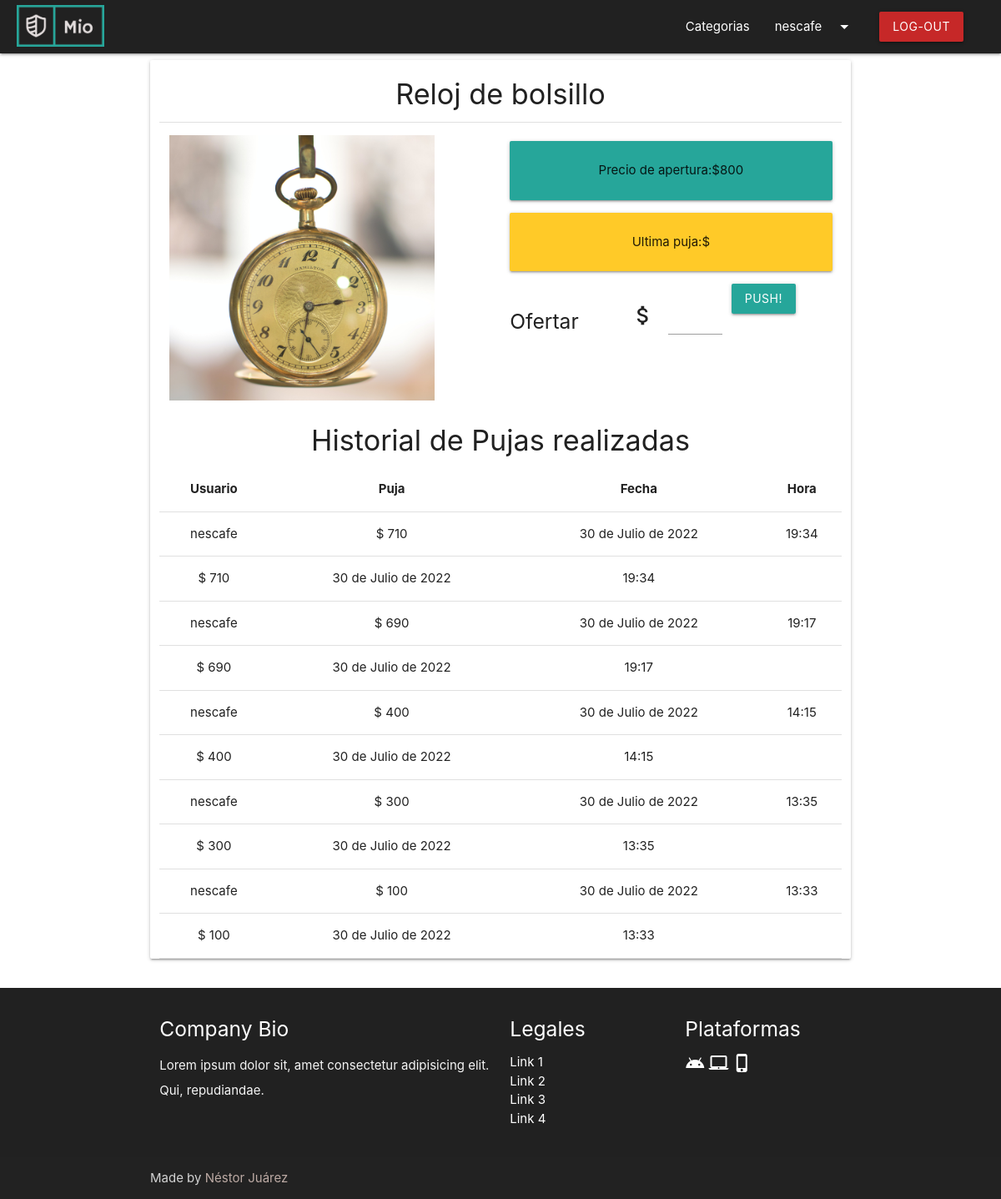
Page /subasta/8/ (signed in) on the committed database.
### subasta_app/models.py (models this page shows, shortened)
class Articulo(models.Model):
    user = models.ForeignKey(User, on_delete=models.CASCADE)
    categoria = models.ForeignKey(Categoria, on_delete=models.CASCADE)
    nombre =models.CharField( max_length=80, null=False, blank=False)
    slug = AutoSlugField(max_length=80, unique=True, populate_from="nombre")
    descripcion = models.CharField(max_length=240, null=False, blank=False)
    precio_minimo = models.IntegerField(null=True, blank=True)
    imagen =  models.ImageField(upload_to='articulos_images', null=True)

class Puja(models.Model):
    user = models.ForeignKey(User, on_delete=models.CASCADE)
    articulo = models.ForeignKey(Articulo, on_delete=models.CASCADE)
    precio = models.IntegerField(null=False, blank=False)
    fecha = models.DateField(auto_now=False)
    hora = models.TimeField(auto_now=True)

### subasta_app/views.py (the view, shortened to what this page needs)
# urls.py: path("subasta/<int:articulo_id>/", views.subasta_articulo),
@login_required()
def subasta_articulo(request,articulo_id):
    articulo_subasta = Subasta.objects.filter(articulo_id = articulo_id)
    articulo = Articulo.objects.filter(id=articulo_id)
    puja = Puja.objects.filter(articulo_id= articulo_id).order_by('-fecha','-hora').values()
    usuario = User.objects.all()
    return render(request,"./subastas_app/subasta_articulo.html",
    {
        'articulo_subasta' : articulo_subasta,
        'articulo' : articulo,
        'puja': puja,
        'usuarios': usuario,
    })

### subasta_app/templates/subastas_app/subasta_articulo.html (shortened to what this page needs)
{% extends 'subastas_app/index.html' %}
    {% block content %}
    <div class="container">
        <div class="row">
            <div class="card-panel col s12 l12">
                <div class="card-tittle center">
                    {% for item  in articulo %}
                    <h4>{{ item.nombre }}</h4>
                    {% endfor %}
                </div>
                <div class="divider"></div>
                <div class="section">
                    <div class="col s11 l5">
                        {% for item in articulo %}
                        <img class="responsive-img" height="350px" src="{{ item.imagen.url }}">
                        {% endfor %}
                    </div>
                    <div class="card-content col s12 l6 right">
                        <div class=" s10 ">
                            {% for item  in articulo %}
                            <div class="card-panel  center-align teal lighten-1 "> Precio de
                                apertura:${{item.precio_minimo }}
                            </div>
                            {% endfor %}
                            <div class="card-panel center-align amber lighten-1"> Ultima puja:${{ ultima_puja.precio }}
                            </div>
                        </div>
                        <div class="row valign-wrapper">
                            <div class="col l6">
                                <h5>Ofertar </h5>
                            </div>
                            <form action="" method="post">
                                <div class="input-field col l6">
                                    <i class=" tiny material-icons prefix ">attach_money</i>
                                    <input type="text" class="validate" id="puja" name="valor_puja" value="">
                                </div>
                                <button onclick="M.toast({html:  puja.value, classes: 'rounded'})" class="btn"
                                    type="submit">Push!</button>
                            </form>
                        </div>
                    </div>
                </div>
                <div class="section">
                    </div>
                    <h4 class=" col l12 center">Historial de Pujas realizadas</h4>
                    <table class="responsive-table centered">
                        <thead>
                            <tr>
                                <th>Usuario</th>
                                <th>Puja </th>
                                <th>Fecha</th>
                                <th>Hora</th>
                            </tr>
                        </thead>
                        <tbody>
                            {% for puja_info in  puja%}
                            {% for  usuario in usuarios %}
                            <tr>
                                {% if usuario.id == puja_info.user_id %}
                                <td>{{  usuario.username }}</td>
                                {% endif %}
                                <td>$ {{ puja_info.precio }}</td>
                                <td> {{ puja_info.fecha }}</td>
                                <td> {{ puja_info.hora }}</td>
                            </tr>
                            {% endfor %}
                            {% endfor %}
                        </tbody>
                    </table>
                </div>
            </div>
        </div>
    {% endblock %}

### subasta_app/templates/subastas_app/index.html (shortened to what this page needs)
{% load static %}
<!DOCTYPE html>
<html lang="es">
<head>
  {% block css %}
  <link rel="stylesheet" href="https://cdnjs.cloudflare.com/ajax/libs/materialize/1.0.0/css/materialize.min.css">
  <link href="{% static '/subastas_app/css/style.css'%} " type="text/css" rel="stylesheet" media="screen,projection" />
  {% endblock %}
</head>
<body>
  {% block header %}
    <nav role="navigation container">
      <div class="nav-wrapper">
        <a id="logo-container" href="/" class="brand-logo">
          <img src="{% static '/subastas_app//images/logo_small.png' %} " alt="" class="logo">
        </a>
        <ul class="right hide-on-med-and-down">
          <li><a href="/categorias/">Categorias</a></li>
          {% if user.is_authenticated %}
          <li><a class="dropdown-trigger" href="#!" data-target="dropdown1">{{request.user}}<i
                class="material-icons right">arrow_drop_down</i></a></li>
          <li><a class="waves-effect waves-light btn  red darken-3" href="/logout/">Log-out</a></li>
          {% else %}
          <li><a href="/registro/">Registro</a></li>
          <li><a class="waves-effect waves-light btn" href="/login/">Login</a></li>
          {% endif %}
        </ul>
      </div>
    </nav>
    {% endblock %}
    {% block content %}{% endblock %}
    {% block footer %}
    <footer class="page-footer grey darken-4" id="footer">
      <div class="container">
        <div class="row">
          <div class="col l6 s12">
            <h5 class="white-text">Company Bio</h5>
            <p class="grey-text text-lighten-4">Lorem ipsum dolor sit, amet consectetur adipisicing elit. Qui,
              repudiandae.</p>
          </div>
          <div class="col l3 s12">
            <h5 class="white-text">Legales</h5>
            <ul>
              <li><a class="white-text" href="#!">Link 1</a></li>
              <li><a class="white-text" href="#!">Link 2</a></li>
              <li><a class="white-text" href="#!">Link 3</a></li>
              <li><a class="white-text" href="#!">Link 4</a></li>
            </ul>
          </div>
          <div class="col l3 s12">
            <h5 class="white-text">Plataformas</h5>
            <ul>
              <li>
                <a class="material-icons white-text" href="">android</a>
                <a class="material-icons white-text" href="">laptop_mac</a>
                <a class="material-icons white-text" href="">phone_iphone</a>
              </li>
            </ul>
          </div>
        </div>
      </div>
      <div class="footer-copyright">
        <div class="container">
          Made by <a class="brown-text text-lighten-3" href="http://nestorjuarezr.github.io" target="blank">Néstor
            Juárez</a>
        </div>
      </div>
    </footer>
    {% endblock %}
</body>
</html>

### subasta_app/static/subastas_app/css/style.css (style rules this page uses)
nav { background-color: #212121; }
.logo { height: 50px; padding-left: 20px; margin-top: 6px; }
p { line-height: 2rem; }
footer.page-footer { margin: 0; }

### rows in the picture
Articulo: nombre "Reloj de bolsillo", imagen (picture), precio_minimo "800"
Puja: precio "710", fecha "30 de Julio de 2022", hora "19:34"
Puja: precio "690", fecha "30 de Julio de 2022", hora "19:17"
Puja: precio "400", fecha "30 de Julio de 2022", hora "14:15"
Puja: precio "300", fecha "30 de Julio de 2022", hora "13:35"
Puja: precio "100", fecha "30 de Julio de 2022", hora "13:33"

### other values in the picture
{{ request.user }} "nescafe"
{{ usuario.username }} "nescafe"
